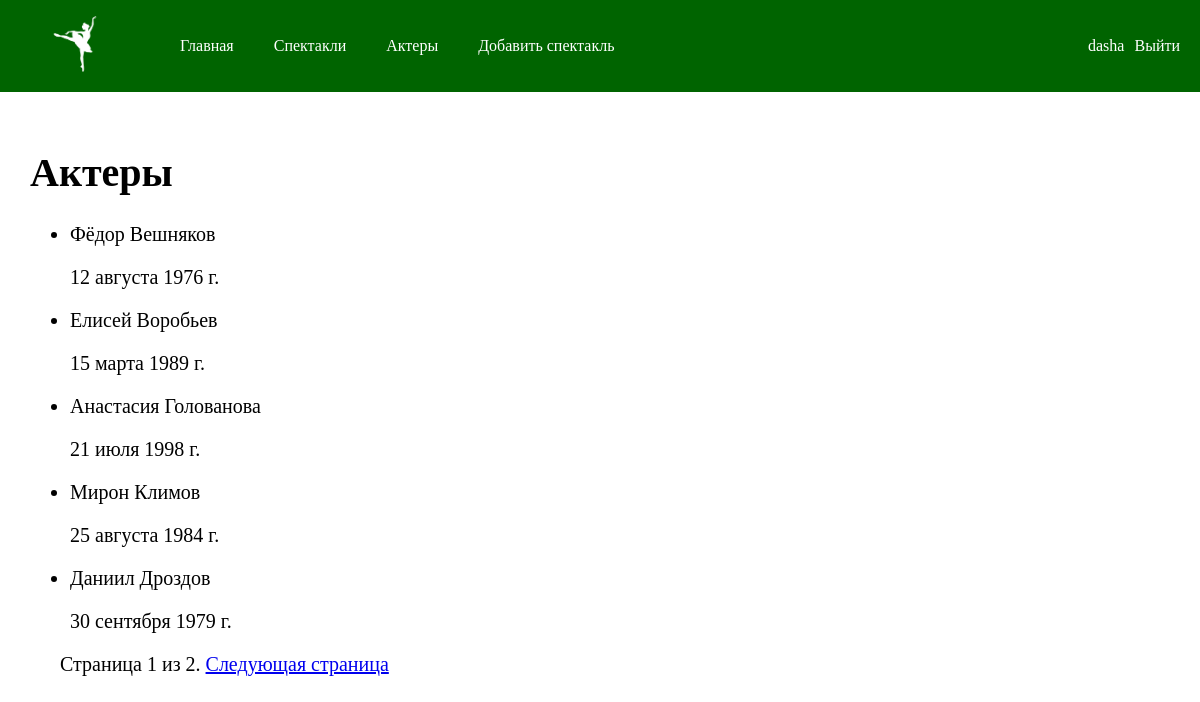
Page /catalog/actors/ (signed in) on the committed database.
### catalog/models.py (models this page shows, shortened)
class Actor(models.Model):
    name = models.CharField(max_length=200, help_text="Введите имя актера", verbose_name="Имя")
    surname = models.CharField(max_length=200, help_text="Введите фамилию актера", verbose_name="Фамилия")
    date_of_birth = models.DateField(help_text="Введите дату рождения актера", verbose_name="Дата рождения")
    contact = models.CharField(max_length=200, help_text="Введите номер телефона актера", verbose_name="Номер телефона")
    class Meta:
      verbose_name = "актер"
      verbose_name_plural = "Актеры"
    def __str__(self):
        return f"{self.name} {self.surname}"

### catalog/views.py (the view)
class ActorListView(generic.ListView):
    model = Actor
    paginate_by = 5

### catalog/templates/catalog/actor_list.html
{% extends "base.html" %}
{% block content %}
<div class="plays">
<h1>Актеры</h1>
{% if actor_list %}
  <ul>
  {% for actor in actor_list %}
    <li>
      <p>
      {{ actor }}
      </p>
      <p>{{actor.date_of_birth}}</p>
    </li>
  {% endfor %}
 </ul>
{% else %}
  <p>В театре нет актеров :(.</p>
{% endif %}
{% endblock %}

### catalog/templates/base.html (shortened to what this page needs)
<!DOCTYPE html>
<html lang="en">
<head>
  {% load static %}
  <link rel="stylesheet" href="{% static 'css/styles.css' %}">
</head>
<body>
  <header class="header">
    <nav class="header__navigation navigation">
      <ul class="navigation__menu">
        <li class="navigation__item"><a href="{% url 'index' %}"><img src="{% static 'img/ballerina.png' %}" class="navigation__logo"></a></li>
        <li class="navigation__item"><a href="{% url 'index' %}" class="navigation__link">Главная</a></li>
        <li class="navigation__item"><a href="{% url 'plays' %}" class="navigation__link">Спектакли</a></li>
        <li class="navigation__item"><a href="{% url 'actors' %}" class="navigation__link">Актеры</a></li>
        {% if user.is_superuser %}
          <li class="navigation__item"><a href="{% url 'add-play-admin' %}" class="navigation__link">Добавить спектакль</a></a></li>
        {% endif %}
      </ul>
      <div class="navigation__login">
        {% if user.is_authenticated %}
          <li class="navigation__user">{{ user.get_username }}</li>
          <li class="navigation__log"><a class="navigation__link" href="{% url 'logout'%}?next={{request.path}}">Выйти</a></li>
        {% else %}
          <li class="navigation__log"><a class="navigation__link" href="{% url 'login'%}?next={{request.path}}">Войти</a></li>
        {% endif %}
      </div>
    </nav>
  </header>
  {% block content %}{% endblock %}
  {% block pagination %}
    {% if is_paginated %}
        <div class="pagination">
            <span class="page-links">
                <span class="page-current">
                    Страница {{ page_obj.number }} из {{ page_obj.paginator.num_pages }}.
                </span>
                {% if page_obj.has_next %}
                    <a href="{{ request.path }}?page={{ page_obj.next_page_number }}">Следующая страница</a>
                {% endif %}
            </span>
        </div>
    {% endif %}
  {% endblock %}
</body>
</html>

### catalog/static/css/styles.css (style rules this page uses)
body { margin: 0; box-sizing: border-box; }
header { background-color: #006400; }
.navigation { display: flex; justify-content: space-between; align-items: center; }
.navigation__menu { margin: 0; padding: 10px; gap: 40px; list-style-type: none; display: flex; }
.navigation__logo { width: 130px; }
.navigation__item { display: flex; align-items: center; }
.navigation__link { color: #fff; text-decoration: none; text-align: center; }
.plays { padding: 30px; font-size: 20px; }
.pagination { padding-left: 30px; font-size: 20px; }
.navigation__login { display: flex; gap: 10px; list-style-type: none; color: #fff; margin-right: 20px; }

### rows in the picture
Actor: name+surname "Фёдор Вешняков", date_of_birth "12 августа 1976 г."
Actor: name+surname "Елисей Воробьев", date_of_birth "15 марта 1989 г."
Actor: name+surname "Анастасия Голованова", date_of_birth "21 июля 1998 г."
Actor: name+surname "Мирон Климов", date_of_birth "25 августа 1984 г."
Actor: name+surname "Даниил Дроздов", date_of_birth "30 сентября 1979 г."

### other values in the picture
{{ user.get_username }} "dasha"
{{ page_obj.number }} "1"
{{ page_obj.paginator.num_pages }} "2"
